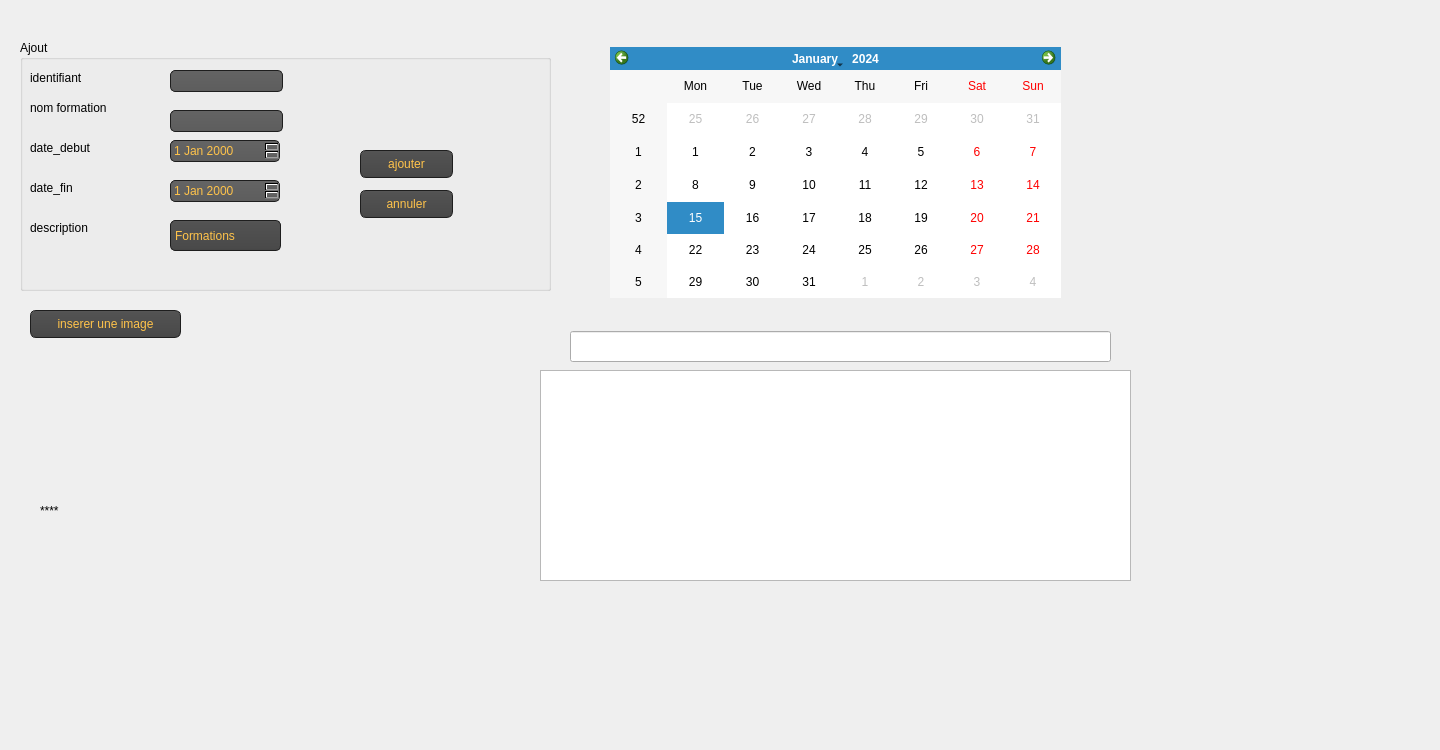
   <widget class="QWidget" name="tab">
    <attribute name="title">
     <string>Ajouter une formation</string>
    </attribute>
    <widget class="QGroupBox" name="groupBox">
     <property name="geometry">
      <rect>
       <x>20</x>
       <y>40</y>
       <width>531</width>
       <height>251</height>
      </rect>
     </property>
     <property name="title">
      <string>Ajout </string>
     </property>
     <widget class="QLabel" name="label">
      <property name="geometry">
       <rect>
        <x>10</x>
        <y>30</y>
        <width>81</width>
        <height>16</height>
       </rect>
      </property>
      <property name="text">
       <string>identifiant</string>
      </property>
     </widget>
     <widget class="QLabel" name="label_2">
      <property name="geometry">
       <rect>
        <x>10</x>
        <y>60</y>
        <width>91</width>
        <height>16</height>
       </rect>
      </property>
      <property name="text">
       <string>nom formation</string>
      </property>
     </widget>
     <widget class="QLabel" name="label_3">
      <property name="geometry">
       <rect>
        <x>10</x>
        <y>100</y>
        <width>91</width>
        <height>16</height>
       </rect>
      </property>
      <property name="text">
       <string>date_debut</string>
      </property>
     </widget>
     <widget class="QLabel" name="label_4">
      <property name="geometry">
       <rect>
        <x>10</x>
        <y>140</y>
        <width>56</width>
        <height>16</height>
       </rect>
      </property>
      <property name="text">
       <string>date_fin</string>
      </property>
     </widget>
     <widget class="QLabel" name="label_5">
      <property name="geometry">
       <rect>
        <x>10</x>
        <y>180</y>
        <width>81</width>
        <height>16</height>
       </rect>
      </property>
      <property name="text">
       <string>description</string>
      </property>
     </widget>
     <widget class="QLineEdit" name="le_id">
      <property name="geometry">
       <rect>
        <x>150</x>
        <y>30</y>
        <width>113</width>
        <height>22</height>
       </rect>
      </property>
      <property name="styleSheet">
       <string notr="true">QLineEdit
{
color: #ffc34a;
    background-color: QLinearGradient( x1: 0, y1: 0, x2: 0, y2: 1, stop: 0 #ffc34a, stop: 0 #646464, stop: 1 #5d5d5d);
    padding: 1px;
    border-style: solid;
    border: 1px solid #1e1e1e;
    border-radius: 5;
}</string>
      </property>
     </widget>
     <widget class="QLineEdit" name="le_nom">
      <property name="geometry">
       <rect>
        <x>150</x>
        <y>70</y>
        <width>113</width>
        <height>22</height>
       </rect>
      </property>
      <property name="styleSheet">
       <string notr="true">QLineEdit
{
color: #ffc34a;
    background-color: QLinearGradient( x1: 0, y1: 0, x2: 0, y2: 1, stop: 0 #ffc34a, stop: 0 #646464, stop: 1 #5d5d5d);
    padding: 1px;
    border-style: solid;
    border: 1px solid #1e1e1e;
    border-radius: 5;
}</string>
      </property>
     </widget>
     <widget class="QPushButton" name="pb_ajouter">
      <property name="geometry">
       <rect>
        <x>340</x>
        <y>110</y>
        <width>93</width>
        <height>28</height>
       </rect>
      </property>
      <property name="styleSheet">
       <string notr="true">QPushButton
{
    color: #ffc34a;
    background-color: QLinearGradient( x1: 0, y1: 0, x2: 0, y2: 1, stop: 0 #565656, stop: 0.1 #525252, stop: 0.5 #4e4e4e, stop: 0.9 #4a4a4a, stop: 1 #464646);
    border-width: 1px;
    border-color: #1e1e1e;
    border-style: solid;
    border-radius: 6;
    padding: 3px;
    font-size: 12px;
    padding-left: 5px;
    padding-right: 5px;
}

QPushButton:pressed
{
    background-color: QLinearGradient( x1: 0, y1: 0, x2: 0, y2: 1, stop: 0 #2d2d2d, stop: 0.1 #2b2b2b, stop: 0.5 #292929, stop: 0.9 #282828, stop: 1 #252525);
}</string>
      </property>
      <property name="text">
       <string>ajouter</string>
      </property>
     </widget>
     <widget class="QPushButton" name="pb_annuler_aj">
      <property name="geometry">
       <rect>
        <x>340</x>
        <y>150</y>
        <width>93</width>
        <height>28</height>
       </rect>
      </property>
      <property name="styleSheet">
       <string notr="true">QPushButton
{
    color: #ffc34a;
    background-color: QLinearGradient( x1: 0, y1: 0, x2: 0, y2: 1, stop: 0 #565656, stop: 0.1 #525252, stop: 0.5 #4e4e4e, stop: 0.9 #4a4a4a, stop: 1 #464646);
    border-width: 1px;
    border-color: #1e1e1e;
    border-style: solid;
    border-radius: 6;
    padding: 3px;
    font-size: 12px;
    padding-left: 5px;
    padding-right: 5px;
}

QPushButton:pressed
{
    background-color: QLinearGradient( x1: 0, y1: 0, x2: 0, y2: 1, stop: 0 #2d2d2d, stop: 0.1 #2b2b2b, stop: 0.5 #292929, stop: 0.9 #282828, stop: 1 #252525);
}</string>
      </property>
      <property name="text">
       <string>annuler</string>
      </property>
     </widget>
     <widget class="QDateEdit" name="dateEdit_d">
      <property name="geometry">
       <rect>
        <x>150</x>
        <y>100</y>
        <width>110</width>
        <height>22</height>
       </rect>
      </property>
      <property name="styleSheet">
       <string notr="true">QDateEdit
{
color: #ffc34a;
    background-color: QLinearGradient( x1: 0, y1: 0, x2: 0, y2: 1, stop: 0 #ffc34a, stop: 0 #646464, stop: 1 #5d5d5d);
    padding: 1px;
    border-style: solid;
    border: 1px solid #1e1e1e;
    border-radius: 5;
}</string>
      </property>
     </widget>
     <widget class="QDateEdit" name="dateEdit_f">
      <property name="geometry">
       <rect>
        <x>150</x>
        <y>140</y>
        <width>110</width>
        <height>22</height>
       </rect>
      </property>
      <property name="styleSheet">
       <string notr="true">QDateEdit
{
color: #ffc34a;
    background-color: QLinearGradient( x1: 0, y1: 0, x2: 0, y2: 1, stop: 0 #ffc34a, stop: 0 #646464, stop: 1 #5d5d5d);
    padding: 1px;
    border-style: solid;
    border: 1px solid #1e1e1e;
    border-radius: 5;
}</string>
      </property>
     </widget>
     <widget class="QComboBox" name="des">
      <property name="geometry">
       <rect>
        <x>150</x>
        <y>180</y>
        <width>111</width>
        <height>31</height>
       </rect>
      </property>
      <property name="styleSheet">
       <string notr="true">QComboBox
{
 color: #ffc34a;
    selection-background-color: #ffaa00;
    background-color: QLinearGradient( x1: 0, y1: 0, x2: 0, y2: 1, stop: 0 #565656, stop: 0.1 #525252, stop: 0.5 #4e4e4e, stop: 0.9 #4a4a4a, stop: 1 #464646);
    border-style: solid;
    border: 1px solid #1e1e1e;
    border-radius: 5;
}

QComboBox:hover,QPushButton:hover
{
    border: 2px solid QLinearGradient( x1: 0, y1: 0, x2: 0, y2: 1, stop: 0 #ffa02f, stop: 1 #d7801a);
}


QComboBox:on
{
    padding-top: 3px;
    padding-left: 4px;
    background-color: QLinearGradient( x1: 0, y1: 0, x2: 0, y2: 1, stop: 0 #2d2d2d, stop: 0.1 #2b2b2b, stop: 0.5 #292929, stop: 0.9 #282828, stop: 1 #252525);
    selection-background-color: #ffaa00;
}

QComboBox QAbstractItemView
{
    border: 2px solid darkgray;
    selection-background-color: QLinearGradient( x1: 0, y1: 0, x2: 0, y2: 1, stop: 0 #ffa02f, stop: 1 #d7801a);
}

QComboBox::drop-down
{
     subcontrol-origin: padding;
     subcontrol-position: top right;
     width: 15px;

     border-left-width: 0px;
     border-left-color: darkgray;
     border-left-style: solid; /* just a single line */
     border-top-right-radius: 3px; /* same radius as the QComboBox */
     border-bottom-right-radius: 3px;
 }

QComboBox::down-arrow
{
     image: url(:/down_arrow.png);
}</string>
      </property>
      <item>
       <property name="text">
        <string>Formations</string>
       </property>
      </item>
      <item>
       <property name="text">
        <string>Conferences</string>
       </property>
      </item>
     </widget>
     <widget class="QLabel" name="label_12">
      <property name="geometry">
       <rect>
        <x>40</x>
        <y>80</y>
        <width>1691</width>
        <height>761</height>
       </rect>
      </property>
      <property name="text">
       <string/>
      </property>
      <property name="pixmap">
       <pixmap>../../wallpaperflare.com_wallpaper (1) (1).png</pixmap>
      </property>
     </widget>
    </widget>
    <widget class="QTableView" name="tableView_calendar">
     <property name="geometry">
      <rect>
       <x>540</x>
       <y>370</y>
       <width>591</width>
       <height>211</height>
      </rect>
     </property>
    </widget>
    <widget class="QLineEdit" name="lineEdit_calendar">
     <property name="geometry">
      <rect>
       <x>570</x>
       <y>331</y>
       <width>541</width>
       <height>31</height>
      </rect>
     </property>
    </widget>
    <widget class="QLabel" name="label_img">
     <property name="geometry">
      <rect>
       <x>40</x>
       <y>360</y>
       <width>381</width>
       <height>301</height>
      </rect>
     </property>
     <property name="text">
      <string>****</string>
     </property>
    </widget>
    <widget class="QPushButton" name="pb_insert">
     <property name="geometry">
      <rect>
       <x>30</x>
       <y>310</y>
       <width>151</width>
       <height>28</height>
      </rect>
     </property>
     <property name="styleSheet">
      <string notr="true">QPushButton
{
    color: #ffc34a;
    background-color: QLinearGradient( x1: 0, y1: 0, x2: 0, y2: 1, stop: 0 #565656, stop: 0.1 #525252, stop: 0.5 #4e4e4e, stop: 0.9 #4a4a4a, stop: 1 #464646);
    border-width: 1px;
    border-color: #1e1e1e;
    border-style: solid;
    border-radius: 6;
    padding: 3px;
    font-size: 12px;
    padding-left: 5px;
    padding-right: 5px;
}

QPushButton:pressed
{
    background-color: QLinearGradient( x1: 0, y1: 0, x2: 0, y2: 1, stop: 0 #2d2d2d, stop: 0.1 #2b2b2b, stop: 0.5 #292929, stop: 0.9 #282828, stop: 1 #252525);
}</string>
     </property>
     <property name="text">
      <string>inserer une image</string>
     </property>
    </widget>
    <widget class="QCalendarWidget" name="calendarWidget">
     <property name="geometry">
      <rect>
       <x>610</x>
       <y>47</y>
       <width>451</width>
       <height>251</height>
      </rect>
     </property>
    </widget>
    <widget class="QLabel" name="label_19">
     <property name="geometry">
      <rect>
       <x>-130</x>
       <y>0</y>
       <width>1431</width>
       <height>741</height>
      </rect>
     </property>
     <property name="text">
      <string/>
     </property>
     <property name="pixmap">
      <pixmap>../wallpaperflare.com_wallpaper (1) (1).png</pixmap>
     </property>
    </widget>
    <zorder>label_19</zorder>
    <zorder>groupBox</zorder>
    <zorder>tableView_calendar</zorder>
    <zorder>lineEdit_calendar</zorder>
    <zorder>label_img</zorder>
    <zorder>pb_insert</zorder>
    <zorder>calendarWidget</zorder>
   </widget>
